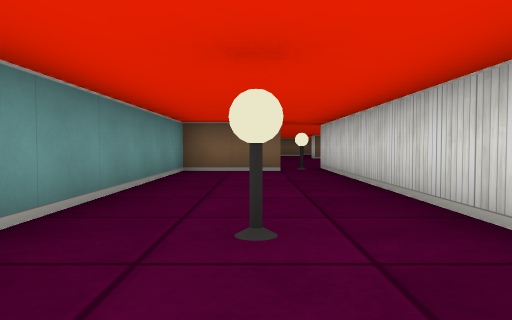
view 1 (above)

24 first-person views from a walk through a cub3D ray-caster map. The camera is about half as high as the walls, tilts 2° down and sees 70° across. The floor is counted in squares. Each view is taken from the middle of a square. On the plan, view 1 faces up. The plan holds only what a view shows up to about 9 squares ahead; the rest is blank. The place goes on beyond the plan.

view 2
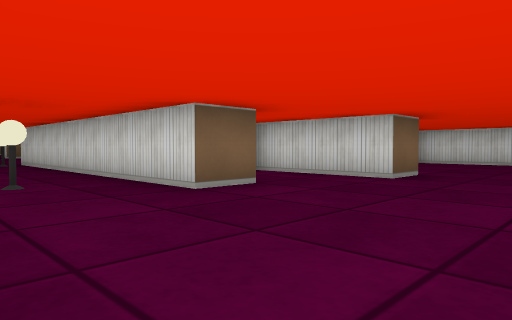

view 3
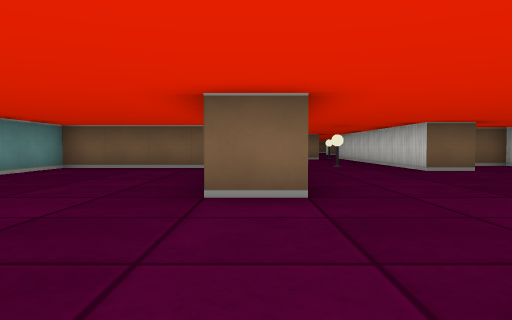

view 4
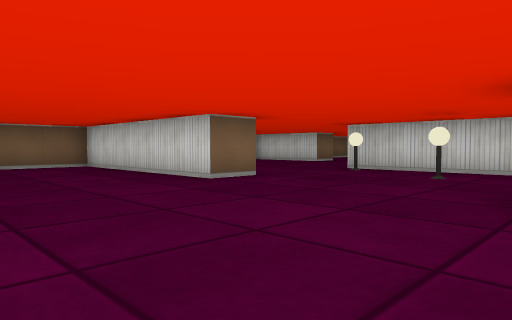

view 5
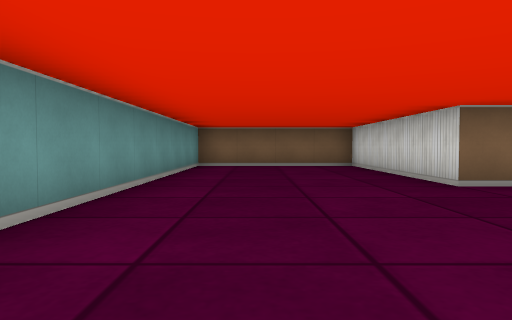

view 6
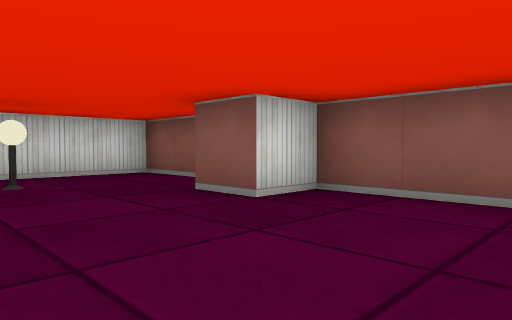

view 7
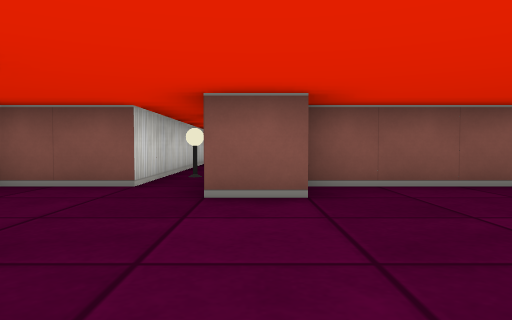

view 8
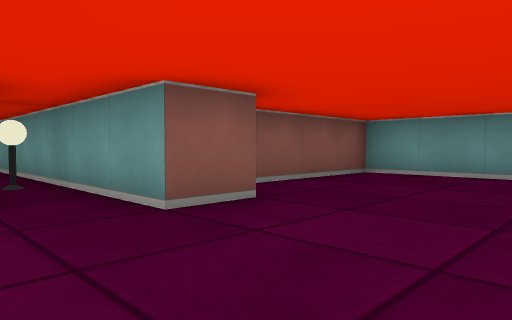

view 9
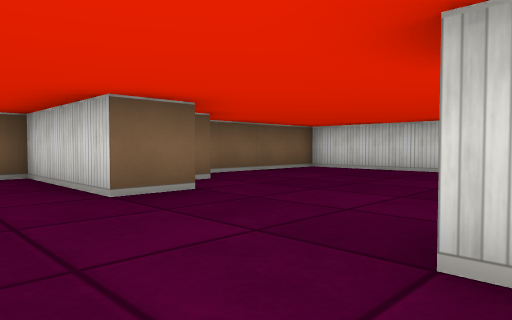

view 10
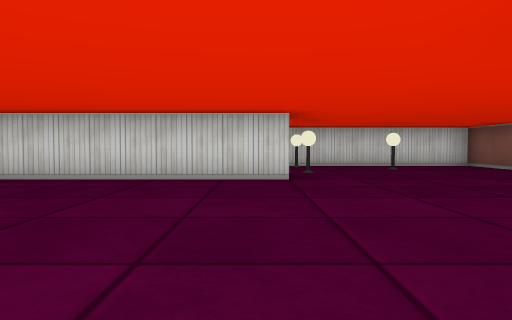

view 11
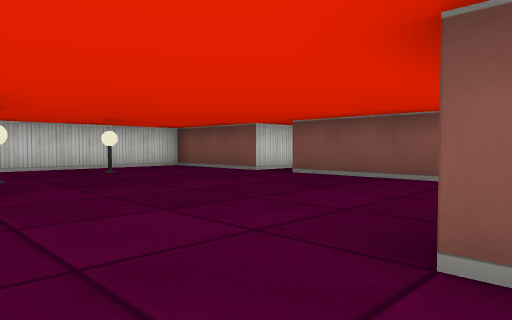

view 12
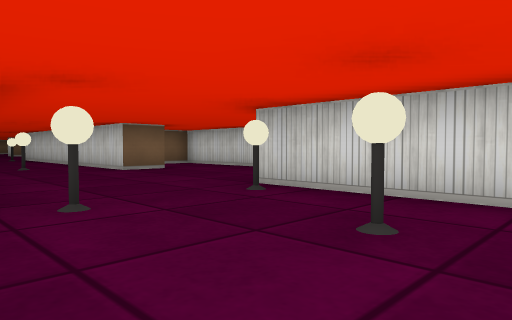

view 13
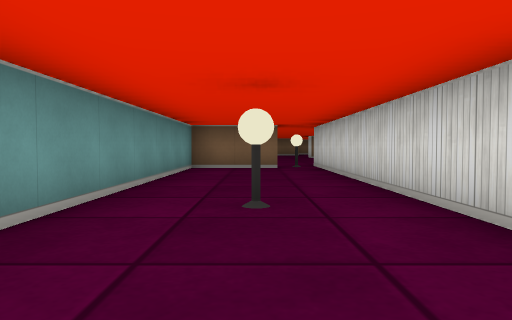

view 14
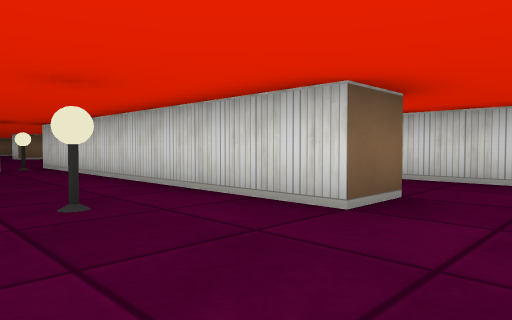

view 15
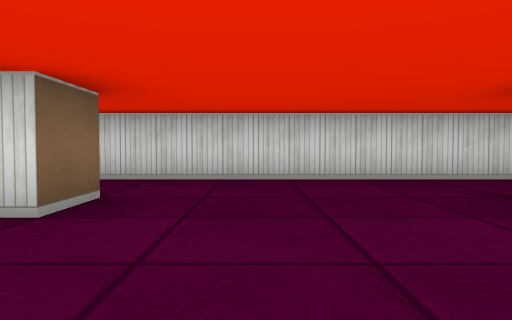

view 16
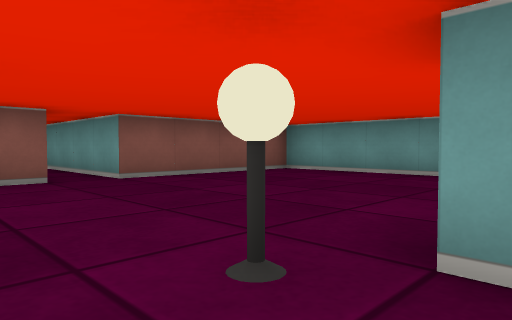

view 17
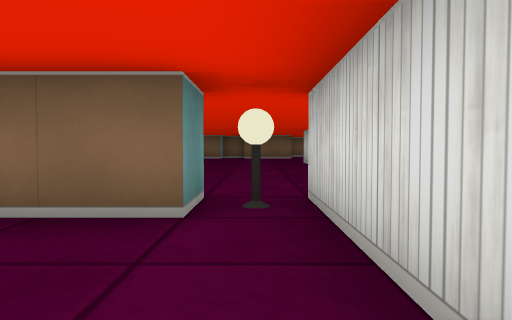

view 18
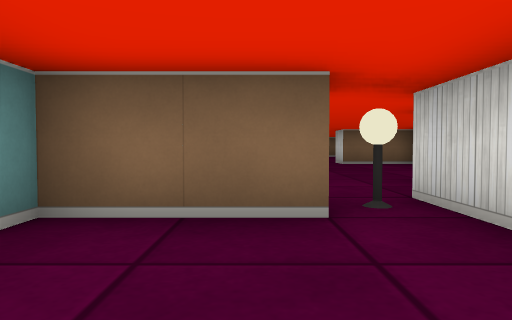

view 19
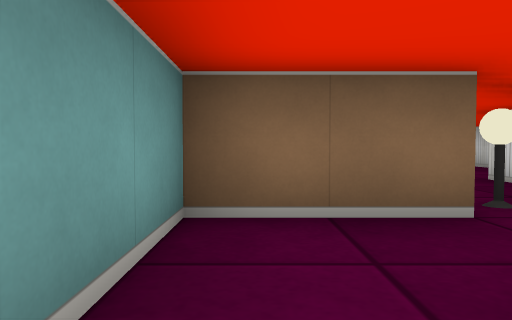

view 20
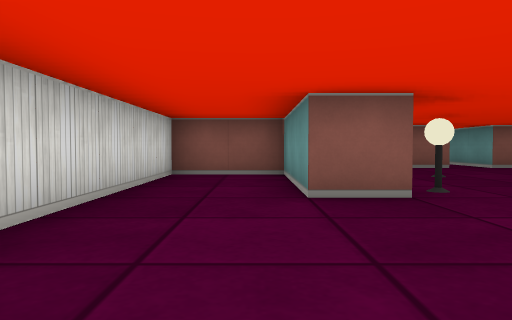

view 21
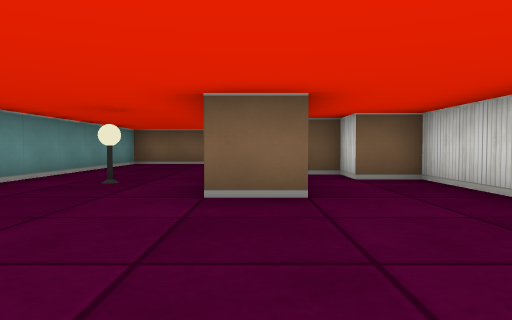

view 22
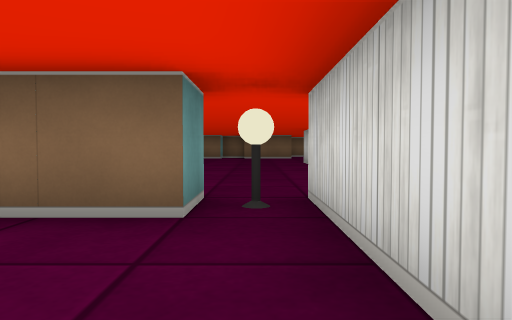

view 23
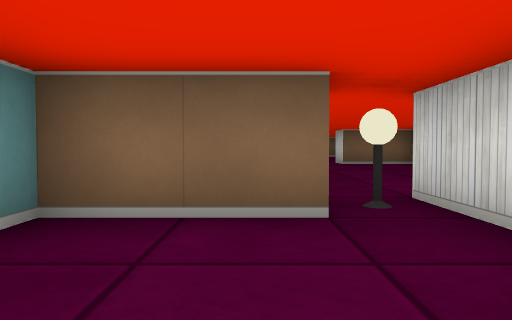

view 24
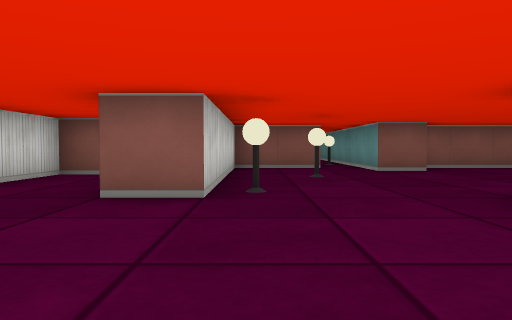

### Floor plan
Points are (right, up) in squares from view 1. A wall is a line through its corners. A room is listed if a view was taken in it or the views show most of it. See-through windows are left out.
Room 1 (views 1, 2, 3, 4, 5, 6, 7, 8, 9, 10, 11, 12, 13, 14, 15, 16, 17, 18, 19, 20, 21, 22, 23, 24)
walls: (6.5, -5.1) (6.5, -8.5) (10.5, -8.5) (10.5, -12.2); (3.8, -6.5) (4.5, -6.5) (4.5, -3.5); (5.6, -0.5) (4.5, -0.5) (4.5, 2.5) (4.1, 2.5); (10.5, -3.6) (10.5, 1.2); (6.6, 0.5) (6.1, 0.5); (2.6, 0.5) (1.5, 0.5) (1.5, 8.5); (10.2, 1.5) (7.2, 1.5); (-1.4, -3.5) (-2.5, -3.5) (-2.5, 1.2); (11.5, -9.8) (11.5, -8.5) (14, -8.5); (14.5, -7.2) (14.5, -3.5) (15.5, -3.5) (15.5, -6.5) (17.5, -6.5) (17.5, 2.5) (16.5, 2.5) (16.5, 3.5) (15.9, 3.5); (-2.8, 1.5) (-6.5, 1.5) (-6.5, -8.5) (-2.5, -8.5) (-2.5, -7.5) (-1.5, -7.5) (-1.5, -13.6); (15.6, 0.5) (14.5, 0.5) (14.5, 7.5); (-0.5, -12.6) (-0.5, -8.5) (1.5, -8.5) (1.5, -3.5) (2.5, -3.5); (0.5, 8.5) (0.5, 7.5) (-1.5, 7.5) (-1.5, 2.1); (13.5, 7.5) (11.5, 7.5) (11.5, 1.1)
ways out: opening at (1, 8.5); opening at (14, 8.5)
objects: lamp (-1, -10); lamp (0, -6); lamp (0, 2); lamp (1, -4); lamp (1, 8); lamp (12, -4); lamp (13, -6); lamp (13, 2); lamp (14, -4)

Positions as (right, up) in squares from view 1, and headings:
1: (0, 0), facing up
2: (-1, -3), facing up-right
3: (-2, -7), facing up
4: (-6, -8), facing up-right
5: (-5, -8), facing up
6: (-5, -5), facing down-right
7: (-2, -4), facing down
8: (0, -5), facing down-left
9: (3, -4), facing up-right
10: (5, -3), facing right
11: (6, -3), facing down-right
12: (11, -7), facing up-right
13: (13, -1), facing up
14: (12, -1), facing up-right
15: (12, -1), facing right
16: (13, -3), facing down-left
17: (14, 5), facing up
18: (13, 5), facing up
19: (12, 5), facing up
20: (16, 0), facing down
21: (15, -3), facing up
22: (1, 5), facing up
23: (0, 5), facing up
24: (1, 0), facing down
